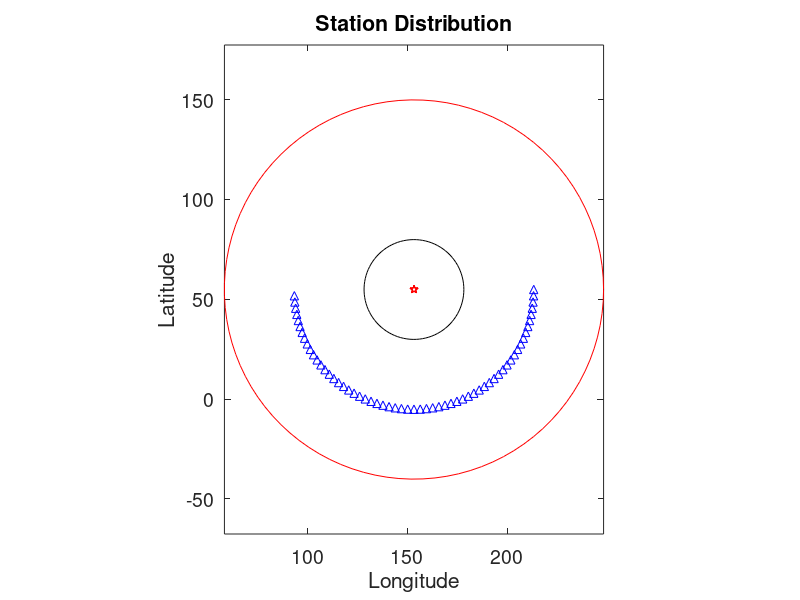
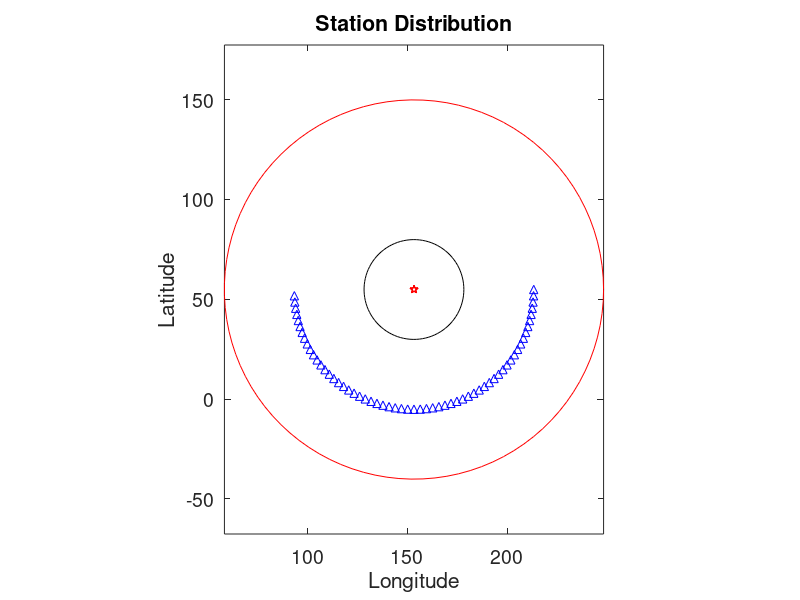

Write MATLAB code to recreate these figures, in order. (Note: this script raises an error after producing the figures.)
%% %%%%%%%%%%%%%%%%%%%%%%%%%%%%%%%%%%%%%%%%%%%%%%%%%%%%%%%%
%         High-frequency inverse technique for            %
%   sparse sub-event location and source time retrieval   %
%      using convex optimization with grouped-lasso       %
%                                                         %
%                  Valere Lambert, 2017                   %
% %%%%%%%%%%%%%%%%%%%%%%%%%%%%%%%%%%%%%%%%%%%%%%%%%%%%%%%%%

clear all;
close all;

scrsz=get(0,'ScreenSize');
outdir = 'Homogeneous_1sub_60st_0_2Hz_stationshift_comparison/';
if ~exist(outdir,'dir')
    mkdir(outdir)
end

% Hypocenter location (degrees)
EVLA=54.874;
EVLO=153.281;
EVDP=607;

%subevent locations and times
x_ev=[0 1 8    10];% 20 25 ]./2; % km
y_ev=[0 4 6    7];% 10 10 ]./2; % km
t_ev=[0 3  7   9 ];%10 12];     % seconds
m_ev=[1 1  1   1];%  1  1];     % moment normalized to event 1
n_ev=length(x_ev);

% convert km to deg
deg2km = 111.2;
lon_ev = EVLO+x_ev/deg2km;
lat_ev = EVLA+y_ev/deg2km;


%% % % % % % % % % % % % % % % % % % % % % % % % % % % % %
%        Construct 2D grid of potential sources          %
% % % % % % % % % % % % % % % % % % % % % % % % % % % % %%
dx=1;     % cell spacing (km)
dy=dx;    
xmin = -5; xmax = 13;   % (km)
ymin = -5; ymax = 10;   % (km)

x_bp = xmin:dx:xmax;
y_bp = ymin:dy:ymax;
nxbp = length(x_bp);
nybp = length(y_bp);

ns = (length(x_bp))*(length(y_bp));      % total number of cells / sources
cx = reshape(repmat(x_bp,nybp,1),ns,1);
cy = reshape(repmat(y_bp',nxbp,1),ns,1);
xycenters = [cx,cy];

%% % % % % % % % % % % % % % % % % % % % % % % % % % % % %
%                Construct station network               %
% % % % % % % % % % % % % % % % % % % % % % % % % % % % %%
nsta = 60;             % Number of stations
R = [60];              % Radius of rings in degrees
nDiv = 1;              % Number of subarrays

arrayPop = nsta / nDiv;    % Subarray populations are even

% Azimuthal ranges for each subarray
minA1 = 1/2*pi;        maxA1 = 3/2*pi; 
%minA2 = 3/2*pi;         maxA2 = 5/2*pi;
%minA3 = 6/5*pi;        maxA3 = 7/5*pi;
% minA4 = 8/5*pi;        maxA4 = 9/5*pi;
% minA5 = 4/5*pi;        maxA5 = pi;
% minA6 = pi;            maxA6 = 6/5*pi; 
% minA7 = 6/5*pi;        maxA7 = 7/5*pi;
% minA8 = 7/5*pi;        maxA8 = 8/5*pi;
% minA9 = 8/5*pi;        maxA9 = 9/5*pi;
% minA10 = 9/5*pi;       maxA10 = 2*pi;

range1 = maxA1 - minA1; az_res1 = range1/arrayPop;
%range2 = maxA2 - minA2; az_res2 = range2/arrayPop;
% range3 = maxA3 - minA3; az_res3 = range3/arrayPop;
% range4 = maxA4 - minA4; az_res4 = range4/arrayPop;
% range5 = maxA5 - minA5; az_res5 = range5/arrayPop;
% range6 = maxA6 - minA6; az_res6 = range6/arrayPop;
% range7 = maxA7 - minA7; az_res7 = range7/arrayPop;
% range8 = maxA8 - minA8; az_res8 = range8/arrayPop;
% range9 = maxA9 - minA9; az_res9 = range9/arrayPop;
% range10 = maxA10 - minA10; az_res10 = range10/arrayPop;

azi1 = (minA1:az_res1:maxA1)'; azi1 = azi1(1:end-1);
%azi2 = (minA2:az_res2:maxA2)'; azi2 = azi2(1:end-1);
% azi3 = (minA3:az_res3:maxA3)'; azi3 = azi3(1:end-1);
% azi4 = (minA4:az_res4:maxA4)'; azi4 = azi4(1:end-1);
% azi5 = (minA5:az_res5:maxA5)'; azi5 = azi5(1:end-1);
% azi6 = (minA6:az_res6:maxA6)'; azi6 = azi6(1:end-1);
% azi7 = (minA7:az_res7:maxA7)'; azi7 = azi7(1:end-1);
% azi8 = (minA8:az_res8:maxA8)'; azi8 = azi8(1:end-1);
% azi9 = (minA9:az_res9:maxA9)'; azi9 = azi9(1:end-1);
% azi10 = (minA10:az_res10:maxA10)'; azi10 = azi10(1:end-1);

azi = [azi1];%azi2];%azi3;azi4];%azi5;azi6;azi7;azi8;azi9;azi10];
% minA = 0;
% maxA = 360;
% range =maxA - minA;
% az_res = range / nsta;
% azi = (minA:az_res:maxA)'*pi/180;
% azi = azi(1:end-1);
%azi = cat(1,azi,(180:az_res:270)'*pi/180);
%azi = cat(1,azi,(310:az_res:330)'*pi/180);
StaLoc = zeros(nsta,2);
az = zeros(nsta,1);
for ri=1:length(R)
    station_lat = EVLA+R(ri)*cos(azi);
    station_lon = EVLO+R(ri)*sin(azi);
    
    stationsri = [station_lat, station_lon];
    %stations_i = randi(length(station_lat),nsta,1);          % random distribution
    stations_i =round(linspace(1,length(station_lat),nsta));  % even distribution
    StaLoc((ri-1)*nsta+1:ri*nsta,:)=stationsri(stations_i,:);
    az = azi(stations_i,1);
end

R = 60*111.2*ones(nsta,1);

th_st=az';
[th_st, index]=sort(th_st);

x_st=R.*sin(th_st');
y_st=R.*cos(th_st');

% Set up coherent array divisions
Div1 = find( az >=minA1  & az <maxA1);
%Div2 = find( az >=minA2  & az <maxA2);
% Div3 = find( az >=minA3  & az <maxA3);
% Div4 = find( az >=minA4  & az <maxA4);
% Div5 = find( az >=minA5  & az <maxA5);
% Div6 = find( az >=minA6  & az <maxA6);
% Div7 = find( az >=minA7  & az <maxA7);
% Div8 = find( az >=minA8  & az <maxA8);
% Div9 = find( az >=minA9  & az <maxA9);
% Div10= find( az >=minA10 & az <maxA10);

Div = [Div1];%Div2];%Div3;Div4];%Div5;Div6;Div7;Div8;Div9;Div10];
DivPop = [0;length(Div1)];% length(Div2)];%length(Div3);...
          %length(Div4)];% length(Div5);length(Div6); length(Div7);...
          %length(Div8); length(Div9);length(Div10)];

%% plot station map (Figure 1)
figure(1);clf;
set(gcf,'Position',[1 scrsz(4)*2/3 530 650]);
hold on;
az0=linspace(0,2*pi,100);
plot(EVLO+25*cos(az0),EVLA+25*sin(az0),'-k');
plot(EVLO+95*cos(az0),EVLA+95*sin(az0),'-r');
plot(EVLO+x_st/deg2km,EVLA+y_st/deg2km,'b^');
plot(lon_ev,lat_ev,'rp');
xlabel('Longitude')
ylabel('Latitude')
axis equal tight; box on;
text(0.15e4,-0.1e4,'25^{o}','FontSize',14)
text(0.75e4,-0.8e4,'95^{o}','FontSize',14)
set(gca,'FontSize',14)
set(gca,'color','none')
title('Station Distribution')
saveas(gcf,[outdir,'StationMap'],'png')
saveas(gcf,[outdir,'StationMap'],'fig')

%% % % % % % % % % % % % % % % % % % % % % % % % % % % % %
%              Make Synthetic Seismograms                %
% % % % % % % % % % % % % % % % % % % % % % % % % % % % %%
fc = 2;                  % dominant frequency (Hz)
dt = 0.05;               % sampling
nsmooth=round(1/fc/dt);  % smoothing for plotting (period / sampling)
t=-5:dt:(max(t_ev)+3);   
nt=length(t);

% Moment Rate Function
MRF=zeros(1,nt);
for ii=1:n_ev
    MRF=MRF + m_ev(ii)*wavelet(t,t_ev(ii),0,fc);
end

% Load travel times
P_trav = load('P_trav_607_taup.txt');    % TauP with IASP91 velocity model

% Distortions for multiple phases and attenuation
multiple = zeros(nsta,2);
multiple(:,1) = 1;    % number of multiples
multiple(:,2) = 2;    % time delay for each multiple
multiple(:,3) = 1;    % damping factor

%multiple(Div2,1) = 2;    % number of multiples
%multiple(Div2,2) = 0.5;  % time delay for each multiple
%multiple(Div2,3) = 1;    % damping factor

%multiple(Div3,1) = 3;    % number of multiples
%multiple(Div3,2) = 0.6;  % time delay for each multiple

%multiple(Div3,3) = 0;    % damping factor
fd = fc *ones(nsta,1);

% Produce Green's functions for each subarray
GF = zeros(nDiv,nt);
for i = 1:nDiv
    count = sum(DivPop(1:i));
    GF(i,:) = GreensFunctions(t,0,0,fd(1),multiple(count+1,1),multiple(count+1,2),multiple(count+1,3));
end

% Make synthetics wrt first arrival
Data=zeros(nsta, nt);

% Distance and travel time from hypocenter to each station 
dist = sqrt( ( x_ev(1) - x_st ).^2 + ( y_ev(1) - y_st ).^2 )/111.2; 
t0j = t_ev(1)+interp1(P_trav(:,1),P_trav(:,2),dist,'linear','extrap'); 

for jj=1:nsta
    for ii=1:n_ev
        dist=sqrt( ( x_ev(ii)-x_st(jj) )^2 + ( y_ev(ii)-y_st(jj) )^2 )./111.2;
        trav = t_ev(ii)+ interp1(P_trav(:,1),P_trav(:,2),dist,'linear','extrap');   % time of each arrival
        trav = trav - t0j(jj);
        % time wrt first arrival
        Data(jj,:) = Data(jj,:) + m_ev(ii)*GreensFunctions(t,trav,0,fd(jj),multiple(jj,1),multiple(jj,2),multiple(jj,3));
    end
    Data(jj,:)=Data(jj,:)./max(Data(jj,:));
end

%% % % % % % % % % % % % % % % % % % % % % % % % % % % % %
%             Plot waveform versus azimuth               %
% % % % % % % % % % % % % % % % % % % % % % % % % % % % %%
figure(2);clf
set(gcf,'Position',[scrsz(3)/4 scrsz(4)/2 530 650]);
subplot(5,1,1:4);
h=pcolor(t,th_st/pi,Data);
ylim([0 2])
set(h,'EdgeColor','none');
ylabel('station azimuth \theta (\pi)')
set(gca,'FontSize',14)

% square stack of waveforms, smoothed
subplot(5,1,5);
event1=sum(Data,1);
event1=smooth(event1.^2,nsmooth); % square stacking smoothing
plot(t,event1);
xlabel('time (s)')
xlim([t(1) t(end)])
set(gca,'FontSize',14)
saveas(gcf,[outdir,'AzimuthalDistribution'],'png')
saveas(gcf,[outdir,'AzimuthalDistribution'],'fig')

%% % % % % % % % % % % % % % % % % % % % % % % % % % % % %
%        Filter and Convert to Frequency Domain          %
% % % % % % % % % % % % % % % % % % % % % % % % % % % % %%
fnyq = 1/dt/2;      % Nyquist frequency
lowF  = 0.2;       % Hz
highF = 8.0;        % Hz

DataFilt = Data;
[B,A] = butter(4,[lowF highF]./fnyq);
for st=1:nsta
    DataFilt(st,:) = filter(B,A,Data(st,:));
end

% Time window (currently full window)
tw = find(t >= min(t),1,'first'); 
ntw = length(t(tw:end));

% Fourier transform the data
nfft = 2^nextpow2(length(t(tw:end)));
fspace = 1/dt * (0:(nfft/2))/nfft;
nf = length(fspace);      % number of frequencies

DataSpec = zeros(nsta,nf);
for i = 1:nsta
    spec = fft(DataFilt(i,tw:end),nfft);
    spec = spec(1:nfft/2+1);
    DataSpec(i,:) = spec;
end

% Get the Green's function spectra
GFw = zeros(nDiv,nfft/2+1);
for i = 1:nDiv
    gw = fft(GF(i,tw:end),nfft);
    GFw(i,:) = gw(1:nfft/2+1);
end

%% % % % % % % % % % % % % % % % % % % % % % % % % % % % %
%             Prepare and Perform Inversion              %
%              for each Discrete Frequency               %
% % % % % % % % % % % % % % % % % % % % % % % % % % % % %%

% Redefine values based on population of subarrays 
% (currently same as total stations)
t0j1 = t0j(Div);          % initial arrival from hypocenter
np = sum(DivPop);         % number of stations in inversion population
ncomb = ns*nDiv;          % total number of model parameters

% Output models
mout = zeros(nf,ncomb);
mm   = zeros(nf,nDiv,ns);

% Displacement vector for entire population
uom = zeros(np*nf,1);

% Synthetic spectra 
syn = zeros(np,nf);
synV = zeros(size(uom));

% Spectral Power for each source
specPower = zeros(nDiv,ns);

tic

parfor f = 1:nf        % parallelized over frequency
    f0 = fspace(f); % frequency
    
    % Fill data vectors for frequency
    u = DataSpec(Div,f);

    % Create kernels for each source location and station
    K1 = zeros(np,ns);
    Kf = zeros(np,ncomb);
    
    for d = 1:nDiv
        % find the station indices within the subarray
        popu = ((sum(DivPop(1:d))+1):(sum(DivPop(1:d+1))));
        for i = 1:ns 
            x_xi = xycenters(i,1);
            y_xi = xycenters(i,2);
            % Calculate travel time from each potential source
            dis = sqrt( ( x_xi-x_st(Div(popu)) ).^2 + ( y_xi-y_st(Div(popu)) ).^2 )/111.2;
            tij =interp1(P_trav(:,1),P_trav(:,2),dis,'linear','extrap');
            
            % Fill kernels
            K1(Div(popu),i) = (exp(2i*pi*f0*(t0j1(Div(popu)) - tij)));
            Kf(Div(popu) ,(d-1)*ns+i) = (exp(2i*pi*f0*(t0j1(Div(popu)) - tij)));
        end
    end
    
    % Perform the Inversion
    lambda = 1;                         % Sparsity prior weight
    pl = sqrt(nDiv)*ones(1,ns);        
    m = GroupLasso(u,Kf,pl,lambda,ns,ncomb);
    mout(f,:) = m;
    % Generate synthetic spectra
    syn(:,f) = Kf*m;

    % Calculate power and synthetics at each frequency from the subevents
    mmtmp = zeros(nDiv,ns);
    tmpspecPower = zeros(nDiv,ns);
    for d = 1:nDiv
        popu = ((sum(DivPop(1:d))+1):(sum(DivPop(1:d+1))));
        Ktemp = K1(Div(popu),:);
        for s = 1:ns
            mmtmp(d,s) = m((d-1)*ns+s);
            tmp = Ktemp(:,s)*mmtmp(d,s);
            tmpspecPower(d,s) =  sum(real(tmp).*real(tmp));
        end
    end
    specPower = specPower + tmpspecPower;
    mm(f,:,:) = mmtmp;
%%
end
toc

r = uom - synV;

%% % % % % % % % % % % % % % % % % % % % % % % % % % % % %
%            Plot Spectral Power Distribution            %
% % % % % % % % % % % % % % % % % % % % % % % % % % % % %%
figure(3);clf;
hold on;
qy = min(3,nDiv+1);
if qy < 3
    qx = 1;
else
    qx = ceil((nDiv+1)/3);
end
set(gcf,'Position',[1 1 qy*425 qx*280])
for i = 1:nDiv
   subplot(qx,qy,i)
   grid = reshape(specPower(i,:),nybp,nxbp);
   pcolor(x_bp-dx/2,y_bp-dy/2,grid)
   colorbar;
   title(sprintf('Subarray %d Power',i))
   axis equal tight
end
subplot(qx,qy,nDiv+1)
grid = reshape(sum(specPower,1),nybp,nxbp);
pcolor(x_bp-dx/2,y_bp-dy/2,grid)
colorbar
title(sprintf('Combined Power'))
axis equal tight
saveas(gcf,[outdir,'SubeventLocation'],'png')
saveas(gcf,[outdir,'SubeventLocation'],'fig')

% Cumulate Spectral Power
CumSpecPower = sum(specPower,1);

%% % % % % % % % % % % % % % % % % % % % % % % % % % % % %
%     Plot Data and Synthetic Spectra and Waveforms      %
% % % % % % % % % % % % % % % % % % % % % % % % % % % % %%

iSyn = zeros(size(Data));
for i = 1:nsta
    iSyn(i,:) = real(ifft(syn(i,:),ntw));
end
   
DataI = zeros(size(Data));
for i = 1:nsta
    DataI(i,:) = real(ifft(DataSpec(i,:),ntw));
end

figure(6);clf;
set(gcf,'Position',[1 1 1140 nDiv*190])
for i = 1:nDiv
    popu = ((sum(DivPop(1:i))+1):(sum(DivPop(1:i+1))));
    
    % Data spectra u(omega)
    subplot(nDiv,4,(i-1)*4+1)
    plot(fspace,real(DataSpec(popu,:)));
    title('Data u (\omega)')
    ylabel(sprintf('u (t), Subarray %d',i))
    
    % Data time series u(t)
    subplot(nDiv,4,(i-1)*4+2)
    plot(t(tw:end),DataI(popu,:));
    title('Data u (t)')
    xlim([t(tw) t(end)])
    
    % Synthetic spectra u(omega)
    ylabel(sprintf('Subarray %d',i))
    subplot(nDiv,4,(i-1)*4+3)
    plot(fspace,real(syn(popu,:)));   
    title('Inverted u (\omega)')
    
    % Synthetic time series u(t)
    subplot(nDiv,4,(i-1)*4+4)
    plot(t(tw:end),iSyn(popu,:));  
    title('Inverted u (t)')
    xlim([t(tw) t(end)])
end
saveas(gcf,[outdir,'Waveforms'],'png')
saveas(gcf,[outdir,'Waveforms'],'fig')

%% % % % % % % % % % % % % % % % % % % % % % % % % % % % %
%                 Source Time Extraction                 %
% % % % % % % % % % % % % % % % % % % % % % % % % % % % %%

% Determine phase from assumed Green's functions
PhaseG = zeros(size(GFw));
for i = 1:nDiv
    PhaseG(i,:) = atan2(imag(GFw(i,:)),real(GFw(i,:)));
end

% Select key subevents from models
factor = 0.25;      % cut-off ratio to peak spectral power
subevents = find(CumSpecPower > factor*max(CumSpecPower));
nSu = length(subevents);

% Median subevent time estimate
subTime = zeros(nDiv,nSu);     % Phase: Model - GF
subTimeM = zeros(nDiv,nSu);    % Phase: Model
subTimeR = zeros(nDiv,nSu);    % Phase: Model - min(Tsub)

% Mean subevent time estimate
subTime2 = zeros(nDiv,nSu);    % Phase: Model - GF
subTime2M = zeros(nDiv,nSu);   % Phase: Model
subTime2R = zeros(nDiv,nSu);   % Phase: Model - min(Tsub)

% Frequency range for source time estimate
ra = find(fspace > lowF & fspace < highF);

% Determine source time for each subevent
Tau = zeros(nDiv,nSu,nf);
TauM = zeros(nDiv,nSu,nf);

figure(7);clf;
set(gcf,'Position',[1 1 nDiv*350 nSu*120])
figure(8);clf;
set(gcf,'Position',[1 1 nDiv*350 nSu*120])
figy = nDiv;
figx = nSu;
for i = 1:nDiv
    for j = 1:nSu
         sub = subevents(j);
         mf1 = squeeze(mm(:,i,sub));
         PhaseM = atan2(imag(mf1),real(mf1));
         PhaseT = PhaseM - PhaseG(i,:)';
 
         Tau(i,j,:) = unwrap(PhaseT')./(-2*pi*fspace);
         TauM(i,j,:) = unwrap(PhaseM')./(-2*pi*fspace);
        
         subTimeM(i,j) = median(TauM(i,j,ra));
         subTime2M(i,j) = mean(TauM(i,j,ra));
         subTime(i,j) = median(Tau(i,j,ra));
         subTime2(i,j) = mean(Tau(i,j,ra));
         
    end
end
 
firstS = zeros(nDiv,1);
for i = 1:nDiv
    firstS(i) = find(subTime(i,:) == min(subTime(i,:)));
end
 for i=1:nDiv
     for j=1:nSu
         
         figure(7);
         subplot(figx,figy,(j-1)*nDiv+i)
         plot(fspace,squeeze(Tau(i,j,:)))
         title(sprintf('Subarray %d, subevent %d',i,j));
         ylabel('M-G Phase')
         xlim([0.50 max(fspace)])
         
         figure(8);
         tmp = squeeze(TauM(i,j,:))-squeeze(TauM(i,firstS(i),:));
         subplot(figx,figy,(j-1)*nDiv+i)
         plot(fspace,tmp);
         title(sprintf('Subarray %d, subevent %d',i,j));
         xlim([0.50 max(fspace)])
         ylabel('M Phase')
         subTimeR(i,j) = median(tmp(ra));
         subTime2R(i,j) = mean(tmp(ra));
         
    end
    
 end
figure(7);
saveas(gcf,[outdir,'SourceTime_MG'],'png')
saveas(gcf,[outdir,'SourceTime_MG'],'fig')
figure(8);
saveas(gcf,[outdir,'SourceTime_M'],'png')
saveas(gcf,[outdir,'SourceTime_M'],'fig')

% Median subevent time estimate
subTime = reshape(subTime,nDiv*nSu,1);
subTimeM = reshape(subTimeM,nDiv*nSu,1);
subTimeR = reshape(subTimeR,nDiv*nSu,1);

% Mean subevent time estimate
subTime2 = reshape(subTime2,nDiv*nSu,1);
subTime2M = reshape(subTime2M,nDiv*nSu,1);
subTime2R = reshape(subTime2R,nDiv*nSu,1);

outT = [subTimeR,subTime2R,subTime,subTime2,subTimeM,subTime2M];
TimeFile = fopen([outdir,'SourceTimeInfo.txt'],'w');
fprintf(TimeFile,'Mdiff & Adiff & MG & AG  & Mraw & Araw \n');
for i = 1:nSu
    fprintf(TimeFile,'Subevent %d \n',i);
    fprintf(TimeFile,'%.3f %.3f %.3f %.3f %.3f %.3f \n',outT((i-1)*nDiv+1:i*nDiv,:)');
end
fclose(TimeFile);

%% % % % % % % % % % % % % % % % % % % % % % % % % % % % %
%                       Save Info                        %
% % % % % % % % % % % % % % % % % % % % % % % % % % % % %%
info.lowF = lowF;
info.highF = highF;
info.fspace = fspace;
info.t = t;
info.tw = tw;
info.nDiv = nDiv;
info.Div = Div;
info.DivPop = DivPop;
save([outdir,'InversionOutput.mat'],'uom','synV','specPower','mm','GF','fspace','info','-v7.3');